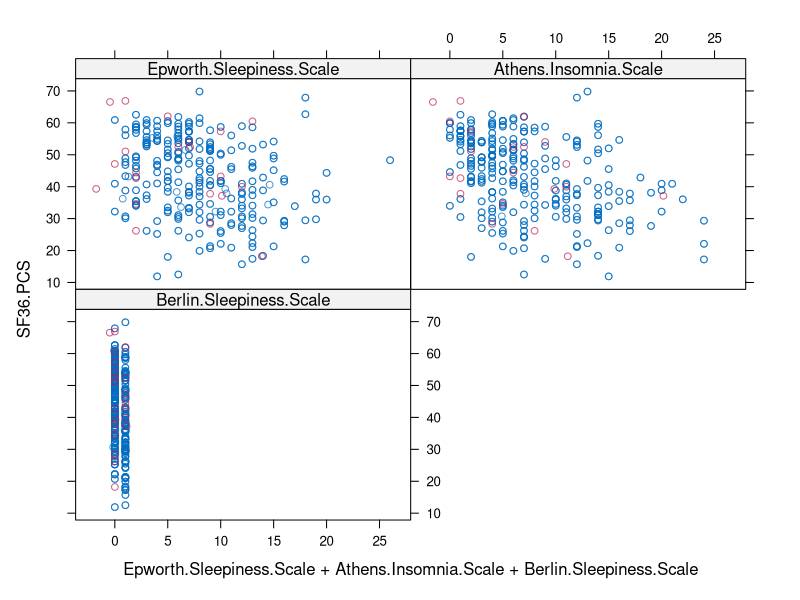

Write the R code that produced this figure. (Note: this script raises an error after producing the figure.)
### Data cleaning
library(tidyr)
library(dplyr)
library(car)
library(MASS)
library(mice)


# Loading dataset
dat <- read.csv("project_data.csv")
dim(dat) #268 rows

# Finding a pattern in missingnes


dat <- dat[c("Age", "Gender", "BMI","Time.from.transplant","Liver.Diagnosis", "Recurrence.of.disease",
             "Rejection.graft.dysfunction", "Any.fibrosis", "Renal.Failure", "Depression","Corticoid",
             "Epworth.Sleepiness.Scale", "Athens.Insomnia.Scale", "Berlin.Sleepiness.Scale", "SF36.PCS", "SF36.MCS")]

dat$Berlin.Sleepiness.Scale <- as.logical(dat$Berlin.Sleepiness.Scale)

data_missing_ESS <- dat %>%
  filter(is.na(Epworth.Sleepiness.Scale))

data_missing_AIS <- dat %>%
  filter(is.na(Athens.Insomnia.Scale))

data_missing_BSS <- dat %>%
  filter(is.na(Berlin.Sleepiness.Scale))

# IMPUTATIONS FOR MISSING VALUES

# more conveniently using mice
# stochastic regression -> improvement from the above method "norm.nob" -> added some error +noise
data.lim.PCS <- dat[, c("SF36.PCS", "Epworth.Sleepiness.Scale", "Athens.Insomnia.Scale","Berlin.Sleepiness.Scale")]
imp <- mice(data.lim.PCS, method = "norm.nob", seed = 11,
            m = 1, print = FALSE)
xyplot(imp, SF36.PCS ~ Epworth.Sleepiness.Scale + Athens.Insomnia.Scale + Berlin.Sleepiness.Scale) # Imputed values for ozone are not always the same, it depends on solar.

fit.stoch <- with(imp, lm(SF36.PCS ~ Epworth.Sleepiness.Scale + Athens.Insomnia.Scale + Berlin.Sleepiness.Scale))
summary(pool(fit.stoch))

# this is how we can extract the actual imputed dataset
imputed.data.frame <- complete(imp, action = 1)



# Renaming variables and removing NA's 
# PSGQ NA: 85 <- more than 30% of data is missing (NA > 80)
# AIS: 6
# ESS: 17
# BSS: 6
apply(is.na(dat),2,sum)
dat2 <- dat %>% 
  rename(ESS = Epworth.Sleepiness.Scale, 
         AIS = Athens.Insomnia.Scale, BSS = Berlin.Sleepiness.Scale) 

# Filtering for the response and predictors we need (plus unique identifier)
data_Q2 <- dat2[c("Subject","ESS", "AIS", "BSS", "SF36.PCS", "SF36.MCS")]

# Changing BSS to a logical factor.
data_Q2$BSS <- as.logical(data_Q2$BSS)

########################################################

# Q2: Building a multiple linear regression

# Predictor: Sleep quality (all 4 measurements)
# Response: MCS and PCS.

# Check if they are very colinear (predictors)
# Even if they are separate instruments: each measures different aspect with sleep problems
# Practical reasons as to why you might wanna remove some of them 
# Identify the relationship between sleep disturbance and quality of life (physical and mental).
# Multiple ways of analyzing this?

####### Physical health ########

# Complex model with all 4 sleep predictors
PCS <- lm(SF36.PCS ~ ESS + AIS + BSS, data = data_Q2)

summary(PCS)
hist(resid(PCS))
plot(fitted(PCS),resid(PCS))

plot(data_Q2$SF36.PCS,fitted(PCS))

qqnorm(resid(PCS))
qqline(resid(PCS), col=2)


PCS.step.back <- stepAIC(PCS,trace = F)
summary(PCS.step.back)
# Testing for collinearity using VIF: Guidance on reference levels:
# 1 = not correlated.
# Between 1 and 5 = moderately correlated.
# Greater than 5 = highly correlated.

# PCS: PSGQ and AIS are moderately correlated. We can remove them if u want. B
# Future Note: down below when we do VIF testing of AIS and ESS they are not correlated. 
# So I think we should keep the significant predictors and remove the insignificant ones.
vif(PCS)



# Simpler model with only ESS and AIS -- as BSS and PSGQ were not siginificant in complex model.
PCS_simple <- lm(SF36.PCS ~ ESS + AIS, data = data_Q2)

summary(PCS_simple)
round(confint(PCS_simple), 2)

hist(resid(PCS_simple))
plot(fitted(PCS_simple),resid(PCS_simple))

plot(data_Q2$SF36.PCS,fitted(PCS_simple))

qqnorm(resid(PCS_simple))
qqline(resid(PCS_simple), col=2)

# Testing fro collinearity - VIF
# AIS and ESS are pretty much not correlated - this model looks better.
vif(PCS_simple)

# ANOVA of Chisq goodness of fit. 
anova(PCS, PCS_simple, test = "Chisq") # p > 0.05, null hypothesis cannot be rejected, can use simpler model.

# Estimates of the predictors and their 95% CI


####### Mental health ########

# Complex model with all 4 sleep predictors
MCS <- lm(SF36.MCS ~ ESS + AIS + BSS, data = data_Q2)

summary(MCS)
hist(resid(MCS))
plot(fitted(MCS),resid(MCS))

plot(data_Q2$SF36.MCS,fitted(MCS))

qqnorm(resid(MCS))
qqline(resid(MCS), col=2)


MCS.step.back <- stepAIC(MCS,trace = F)
summary(MCS.step.back)
# Testing for co-linearity using VIF - PSGQ and AIS are moderately correlated.
vif(MCS)


#Future note: For the simpler model, I dont think it is wise to use PSGQ and AIS as the predictors
# Since they are moderately correlated.

# Simpler model with only PSGQ  as BSS, ESS and AIS were not significant in complex model.
MCS_simple <- lm(SF36.MCS ~ AIS, data = data_Q2)
summary(MCS_simple)
round(confint(MCS_simple), 2)

summary(MCS_simple)
hist(resid(MCS_simple))
plot(fitted(MCS_simple),resid(MCS_simple))

plot(data_Q2$SF36.MCS,fitted(MCS_simple))

qqnorm(resid(MCS_simple))
qqline(resid(MCS_simple), col=2)
ggeffects::ggeffect(MCS_simple)


# Testing for co-linearity using VIF - w/ PSGQ (cant do it cuz theres only 1 predictor lol) .
vif(MCS_simple)


# ANOVA of Chisq goodness of fit. 
anova(MCS, MCS_simple, test = "Chisq") # p > 0.05, null hypothesis cannot be rejected, can use simpler model.
###########

MCS_1 <- lm(SF36.MCS ~ ESS + PSGQ + AIS, data = data_Q2)
summary(MCS_1)
anova(MCS, MCS_1)

MCS_2 <- lm(SF36.MCS ~ PSGQ + AIS, data = data_Q2)
summary(MCS_2)
cor(data_Q2$AIS, data_Q2$PSGQ)


######################################
# DOING ANALYSIS WHILE KEEPING MISSINGNESS IN MIND.
